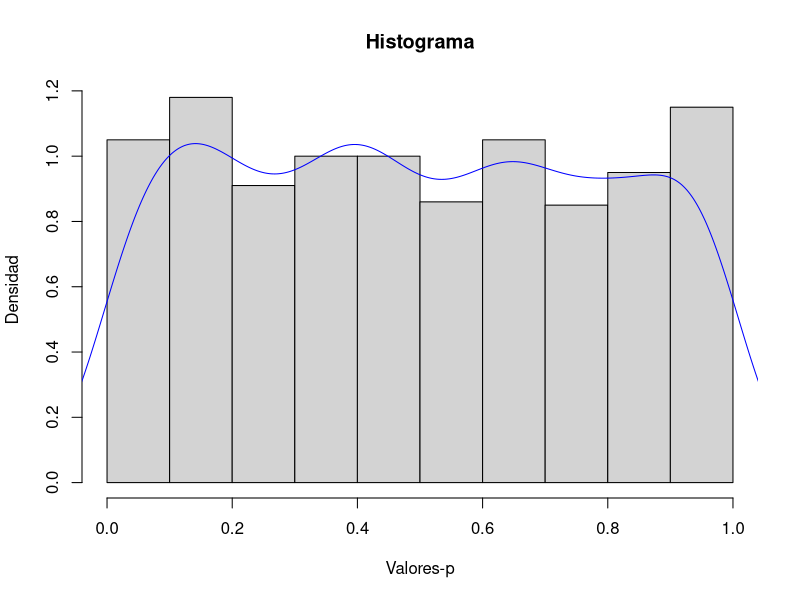
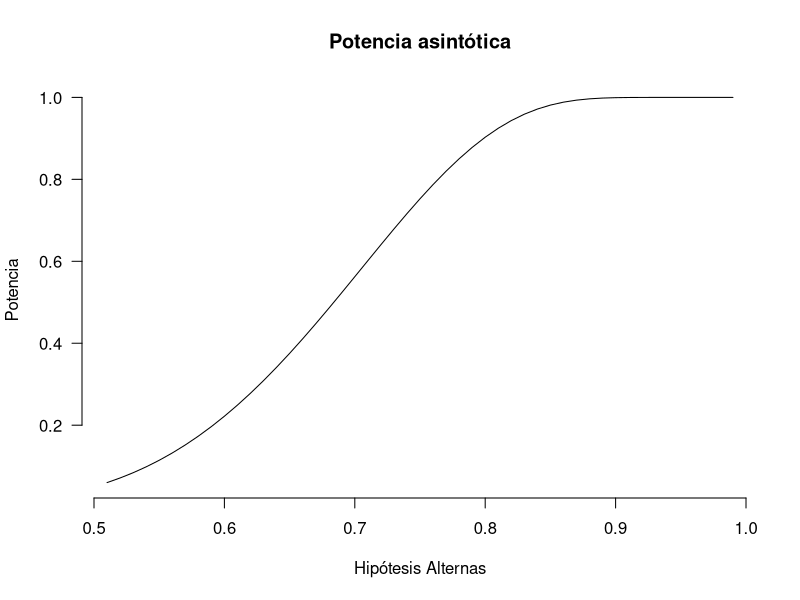
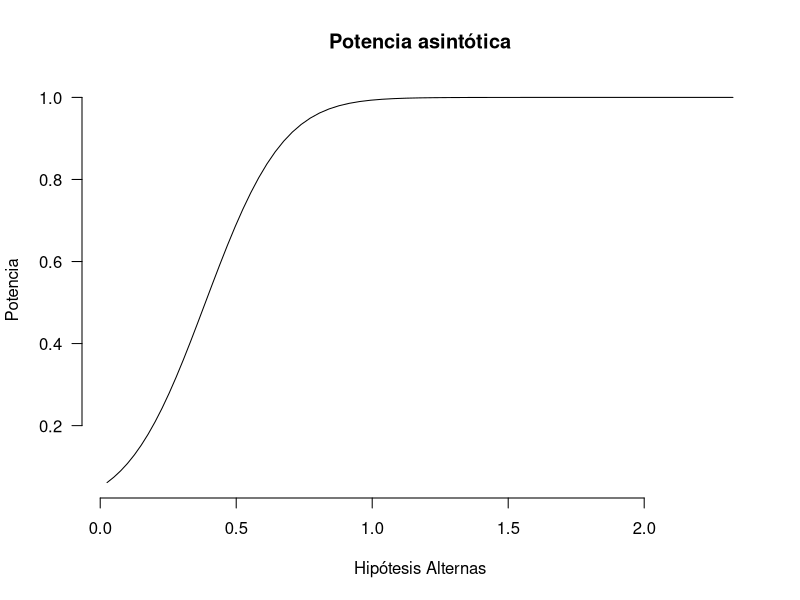

These charts were generated, in order, by the following R code:
## ---- chunk 1
# Asignación de parámetros
mu_0 <- 2; sigma <- sqrt(2) 

# Fijamos la semilla
set.seed(31415)
## ---- chunk 2
## Metaparámetros
N <- 1000           # Número de simulaciones
n <- 100            # Tamaño de cada muestra
alpha <- 0.05

## Simulaciones
intervalos <- sapply(1:N, function(k){
    x <- rnorm(n = n, mean = mu_0, sd = sigma)
    x_barra <- mean(x)
    lims <- x_barra + c(-1, 1)*qnorm(1 - alpha/2)*sigma/sqrt(n)
    c(lims, x_barra)
})

## Trasponemos los resultados
intervalos <- t(intervalos)

## Función que verifica si se está entre un intervalo
entre <- function(x, valor)
    ifelse(x[1] <= mu_0 & mu_0 <= x[2], 1, 0)

## Contamos la cantidad de intervalos que contienen a mu_0
cantidad <- apply(intervalos, MARGIN = 1, 
                  FUN = entre, valor = mu_0)
## ---- chunk 3
## Intervalos que contienen a mu_0
sum(cantidad)
## ---- chunk 4
# Asignación de parámetros
mu_0 <- 4; sigma <- 3 

# Fijamos la semilla
set.seed(27182)
## ---- chunk 5
## Metaparámetros
N <- 1000           # Número de simulaciones
n <- 100            # Tamaño de cada muestra
alpha <- 0.05

## Simulaciones
muestras <- sapply(1:N, function(k){
    rnorm(n = n, mean = mu_0, sd = sigma)
})

## Función que calcula intervalos y valores P
cAlculos <- function(y){
    prueba_t <- t.test(y, alternative = "two.sided",
                       conf.level = 1 - alpha,
                       mu = mu_0)
    c(prueba_t$conf.int, prueba_t$p.value)
}

## Aplicamos la función a cada una de las muestras
resultados <- apply(muestras, MARGIN = 2, FUN = cAlculos)

## Cálculo de la cantidad de intervalos que contienen a mu_0
cantidad <- apply(resultados, 2, FUN = entre, valor = mu_0)
## ---- chunk 6
## Intervalos que contienen a mu_0
sum(cantidad)
## ---- chunk 7
## Número total de rechazos
sum(resultados[3, ] < 0.05)
## ---- chunk 8
## Histograma y densidad ajustada
hist(resultados[3, ], main = "Histograma", 
     xlab = "Valores-p", ylab = "Densidad",
     freq = FALSE)
# Curva suavizada
lines(density(resultados[3, ]), col = "blue")


## ---- chunk 9
# Escribe un número natural en forma binaria
binario <- function(n){
    if(n %/% 2 == 0){
        return(c(n))
    }else{
        return(c(n %% 2, binario(n %/% 2)))
    }
}
binario <- Vectorize(FUN = binario, 
                     vectorize.args = "n")
# Completa con 0's
complemento <- function(x, n){
    c(x, rep(0, n - length(x)))
}


## Creamos una función
distrib_wilc <- function(r){
    n <- length(r)
    arreglos <- sapply(binario(0:(2^n - 1)), 
                       complemento, n = n)
    
    ## Cálculo de los posibles valores
    f <- table(r %*% arreglos)
    nombres <- as.numeric(names(f)); names(f) <- NULL
    f <- cumsum(f)
    
    ## Datos resumidos
    distrib <- tibble::tibble(t = sort(nombres, 
                                         decreasing = TRUE),
                              `P[T>=t]` = paste(f, 2^n, sep = "/"), 
                              `p-val` = f/2^n)
    distrib
}
## ---- chunk 10
## Datos
z  <- c(-1.3, 2.4, 1.3, 1.3, 2.4)    # Observaciones
r1 <- rank(abs(z))                   # Rangos con empates
r2 <- order(abs(z))                  # Rangos sin empates
phi <- ifelse(z > 0, yes = 1, 0)     

## Cálculo del estadístico con empates
t_1 <- sum(r1 * phi)
t_2 <- sum(r2 * phi)

## Dsitribución
distrib_wilc(r1)
## ---- chunk 11
## Valor P asociado
subset(distrib_wilc(r1), t == t_1)

## Valor P asociado
subset(distrib_wilc(r2), t == t_2)
## ---- chunk 12
## Ajuste de hiperparámetros
alpha <- 0.0577
n <- 20
p0 <- 0.5
pa <- 1 - 0.3

## Cálculo del cuantil
t_c <- qbinom(prob = p0, size = n, p = alpha,
              lower.tail = FALSE) + 1
t_c
## ---- chunk 13
pbinom(q = t_c - 1, prob = pa, size = n, lower.tail = FALSE)
## ---- chunk 14
## Cuantíl que nos da la región de rechazo
( z_q <- qnorm(alpha, lower.tail = FALSE) )
## ---- chunk 15
1 - pnorm((z_q*sqrt(n*p0*(1 - p0)) + n*(p0 - pa)) / 
           sqrt(n*pa*(1 - pa)))
## ---- chunk 16
## Fijamos los hiperparámetros
n <- 20
p0 <- 0.5
alpha <- 0.05
z_c <- qnorm(1 - alpha)

## Cantidades a usar
K <- z_c*sqrt(n*p0*(1 - p0)) + n*p0
p_a <- seq(from = 0.51, to = 0.99, by = 0.01)

## Cálculo de la potencia
potencia <- 1 - pnorm((K - n*p_a)/sqrt(n*p_a*(1 - p_a)))
## ---- chunk 17
## Gráfico básico
plot(x = p_a, y = potencia, type = "l", frame = FALSE,
     main = "Potencia asintótica", ylab = "Potencia", 
     xlab = "Hipótesis Alternas", las = 1)
## ---- chunk 18
## Cuantil de rechazo
t_c <- qt(1 - alpha, df = n - 1)

## Secuencia de valores para la hipótesis alterna
theta_a <- -qnorm(1 - p_a)
potencia_1 <- 1 - pt(t_c - sqrt(20)*theta_a, df = 19)

## Gráfico de la potencia
plot(x = theta_a, y = potencia_1, type = "l", frame = FALSE,
     main = "Potencia asintótica", ylab = "Potencia", 
     xlab = "Hipótesis Alternas", las = 1)
